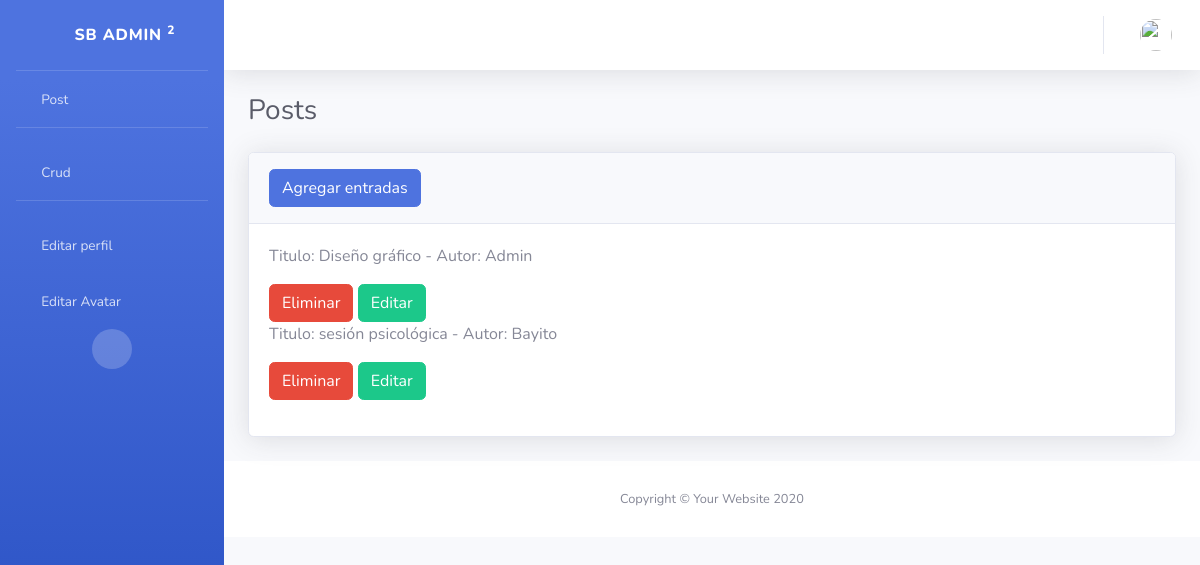
Page /leerEntradas on the earlier database version.
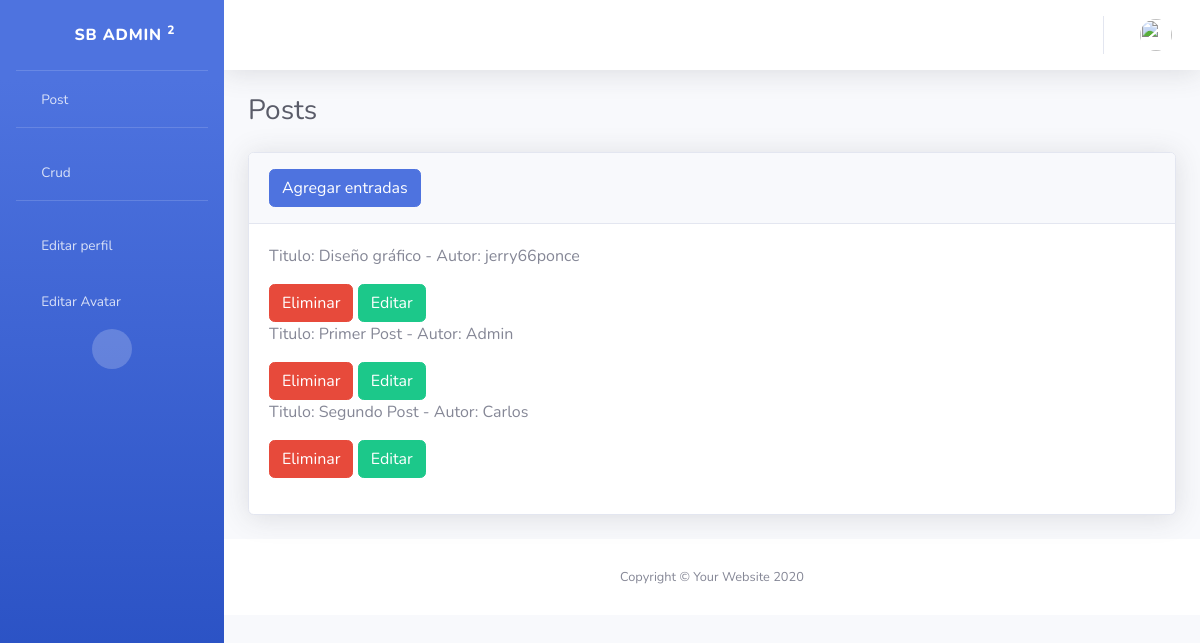
Same page on the later database version.
### coder/models.py (models this page shows)
class Post(models.Model):
    titulo = models.CharField(max_length=100)
    subtitulo = models.CharField(max_length=100)
    cuerpo = RichTextField(verbose_name="Contenido")
    autor = models.ForeignKey(User, on_delete=models.CASCADE)
    fecha = models.DateField()
    imagen = models.URLField(default="Pega el link de una imagen")
    slug = models.SlugField(max_length=200, unique=True)
    def __str__(self):
        return f"Titulo: {self.titulo} - Autor: {self.autor}"
    class Meta:
        verbose_name = "Post"  # traduce el nombre de la app
        verbose_name_plural = "posts"  # traduce el nombre de la app

### coder/views.py (the view)
# urls.py: path("leerEntradas", leerEntradas, name="LeerEntradas"),
def leerEntradas(request):
    avatares = Avatar.objects.filter(user=request.user.id)
    url_avatar = None
    if avatares.exists():
        url_avatar = avatares[0].imagen.url
    entradas = Post.objects.all()  # trae todas las entradas
    contexto = {
        "entradas": entradas,
        "url": url_avatar,
    }  # el contexto sirve para imprimir las entradas
    return render(request, "coder/crud.html", contexto)

### coder/templates/coder/crud.html
{%extends 'coder/base2.html'%}
{% block content %}
<h1 class="h3 mb-4 text-gray-800">Posts</h1>
<div class="card shadow mb-4">
    <div class="card-header py-3">
        <a class="btn btn-primary" href="{% url 'fields' %}">Agregar entradas</a>
    </div>
    <div class="card-body">
        <div class="table-responsive">
            <table class="table table-bordered" id="dataTable" width="100%" cellspacing="0">
                {%for p in entradas%}
                <div class="estilizar">
                    <div class="contenido">
                        <p>{{p}}</p>
                    </div>
                    <div class="botones">
                        <a  class="btn btn-danger" href="{% url 'EliminarEntradas' p.titulo %}">Eliminar</a>
                        <a  class="btn btn-success" href="{% url 'EditarEntradas' p.titulo %}">Editar</a>
                    </div>
                </div>
                {%endfor%}
            </table>
        </div>
    </div>
</div>
{% endblock %}

Differences in the rows shown:
removed Post: titulo+autor "Titulo: sesión psicológica - Autor: Bayito"
changed through a linked row, Post: titulo+autor "Titulo: Diseño gráfico - Autor: Admin" → "Titulo: Diseño gráfico - Autor: jerry66ponce"
added Post: titulo+autor "Titulo: Primer Post - Autor: Admin"
added Post: titulo+autor "Titulo: Segundo Post - Autor: Carlos"
